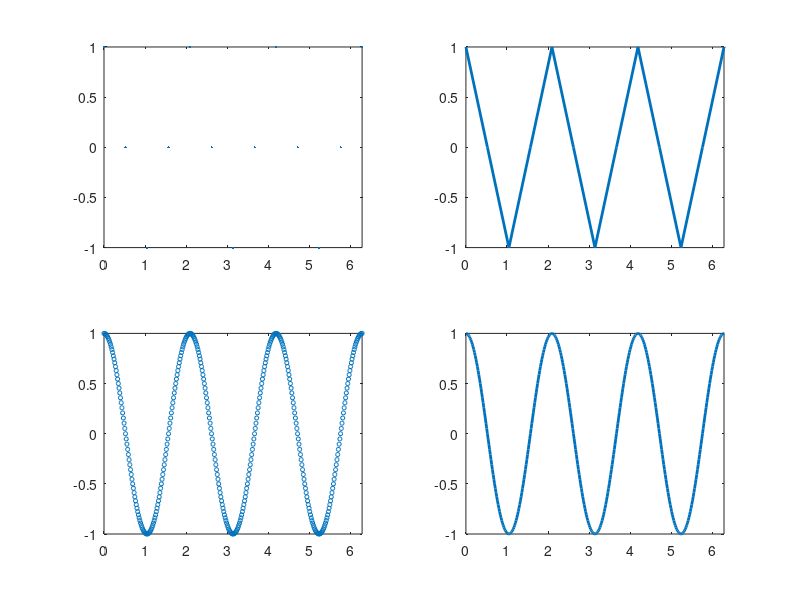

Write the MATLAB code that produced this figure.
%连续函数
x1=0:pi/6:12;y1=cos(3*x1);
x2=0:pi/180:360;y2=cos(3*x2);
figure(1)
subplot(2,2,1);plot(x1,y1,'.','MarkerSize',5);xlim([0 2*pi])
subplot(2,2,2);plot(x1,y1,'LineWidth',2);xlim([0 2*pi])
subplot(2,2,3);plot(x2,y2,'o','MarkerSize',3);xlim([0 2*pi])
subplot(2,2,4);plot(x2,y2,'LineWidth',2);xlim([0 2*pi])

